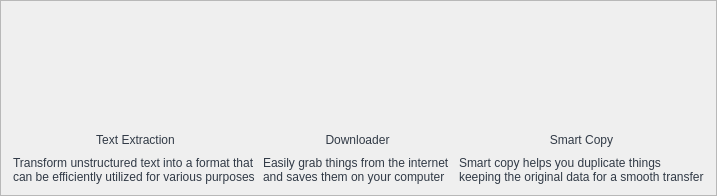
              <widget class="QFrame" name="frame_16">
               <property name="frameShape">
                <enum>QFrame::StyledPanel</enum>
               </property>
               <property name="frameShadow">
                <enum>QFrame::Raised</enum>
               </property>
               <layout class="QGridLayout" name="gridLayout_22">
                <item row="0" column="1" rowspan="2">
                 <layout class="QVBoxLayout" name="verticalLayout_23">
                  <item>
                   <layout class="QHBoxLayout" name="horizontalLayout_20">
                    <item>
                     <spacer name="horizontalSpacer_35">
                      <property name="orientation">
                       <enum>Qt::Horizontal</enum>
                      </property>
                      <property name="sizeHint" stdset="0">
                       <size>
                        <width>18</width>
                        <height>20</height>
                       </size>
                      </property>
                     </spacer>
                    </item>
                    <item>
                     <widget class="QLabel" name="label_40">
                      <property name="minimumSize">
                       <size>
                        <width>111</width>
                        <height>111</height>
                       </size>
                      </property>
                      <property name="maximumSize">
                       <size>
                        <width>111</width>
                        <height>111</height>
                       </size>
                      </property>
                      <property name="styleSheet">
                       <string notr="true">image: url(:/newPrefix/text extraction.png);</string>
                      </property>
                      <property name="text">
                       <string/>
                      </property>
                      <property name="pixmap">
                       <pixmap resource="sidebarresource.qrc">:/newPrefix/icons/text extraction.png</pixmap>
                      </property>
                      <property name="scaledContents">
                       <bool>true</bool>
                      </property>
                     </widget>
                    </item>
                    <item>
                     <spacer name="horizontalSpacer_34">
                      <property name="orientation">
                       <enum>Qt::Horizontal</enum>
                      </property>
                      <property name="sizeHint" stdset="0">
                       <size>
                        <width>18</width>
                        <height>20</height>
                       </size>
                      </property>
                     </spacer>
                    </item>
                   </layout>
                  </item>
                  <item>
                   <layout class="QHBoxLayout" name="horizontalLayout_21">
                    <item>
                     <spacer name="horizontalSpacer_37">
                      <property name="orientation">
                       <enum>Qt::Horizontal</enum>
                      </property>
                      <property name="sizeHint" stdset="0">
                       <size>
                        <width>13</width>
                        <height>20</height>
                       </size>
                      </property>
                     </spacer>
                    </item>
                    <item>
                     <widget class="QPushButton" name="tebtn3">
                      <property name="minimumSize">
                       <size>
                        <width>131</width>
                        <height>21</height>
                       </size>
                      </property>
                      <property name="maximumSize">
                       <size>
                        <width>131</width>
                        <height>21</height>
                       </size>
                      </property>
                      <property name="cursor">
                       <cursorShape>PointingHandCursor</cursorShape>
                      </property>
                      <property name="styleSheet">
                       <string notr="true">QPushButton{color:#313a46;
font: 75 11pt &quot;MS Shell Dlg 2&quot;;
border-radius:10px;}
QPushButton:hover {
	
	color: rgb(82, 197, 251)
}</string>
                      </property>
                      <property name="text">
                       <string>Text Extraction</string>
                      </property>
                      <property name="iconSize">
                       <size>
                        <width>18</width>
                        <height>18</height>
                       </size>
                      </property>
                     </widget>
                    </item>
                    <item>
                     <spacer name="horizontalSpacer_36">
                      <property name="orientation">
                       <enum>Qt::Horizontal</enum>
                      </property>
                      <property name="sizeHint" stdset="0">
                       <size>
                        <width>13</width>
                        <height>20</height>
                       </size>
                      </property>
                     </spacer>
                    </item>
                   </layout>
                  </item>
                  <item>
                   <layout class="QVBoxLayout" name="verticalLayout_22">
                    <property name="spacing">
                     <number>0</number>
                    </property>
                    <item>
                     <widget class="QLabel" name="label_32">
                      <property name="font">
                       <font>
                        <family>MS Shell Dlg 2</family>
                        <pointsize>9</pointsize>
                        <weight>50</weight>
                        <italic>false</italic>
                        <bold>false</bold>
                       </font>
                      </property>
                      <property name="styleSheet">
                       <string notr="true">color:#313a46;
font: 9pt &quot;MS Shell Dlg 2&quot;;</string>
                      </property>
                      <property name="text">
                       <string>Transform unstructured text into a format that </string>
                      </property>
                     </widget>
                    </item>
                    <item>
                     <widget class="QLabel" name="label_36">
                      <property name="font">
                       <font>
                        <family>MS Shell Dlg 2</family>
                        <pointsize>9</pointsize>
                        <weight>50</weight>
                        <italic>false</italic>
                        <bold>false</bold>
                       </font>
                      </property>
                      <property name="styleSheet">
                       <string notr="true">color:#313a46;
font: 9pt &quot;MS Shell Dlg 2&quot;;</string>
                      </property>
                      <property name="text">
                       <string>can be efficiently utilized for various purposes</string>
                      </property>
                     </widget>
                    </item>
                   </layout>
                  </item>
                 </layout>
                </item>
                <item row="0" column="2" rowspan="2">
                 <spacer name="horizontalSpacer_47">
                  <property name="orientation">
                   <enum>Qt::Horizontal</enum>
                  </property>
                  <property name="sizeHint" stdset="0">
                   <size>
                    <width>0</width>
                    <height>20</height>
                   </size>
                  </property>
                 </spacer>
                </item>
                <item row="0" column="3" rowspan="2">
                 <layout class="QVBoxLayout" name="verticalLayout_25">
                  <item>
                   <layout class="QHBoxLayout" name="horizontalLayout_22">
                    <item>
                     <spacer name="horizontalSpacer_39">
                      <property name="orientation">
                       <enum>Qt::Horizontal</enum>
                      </property>
                      <property name="sizeHint" stdset="0">
                       <size>
                        <width>13</width>
                        <height>20</height>
                       </size>
                      </property>
                     </spacer>
                    </item>
                    <item>
                     <widget class="QLabel" name="label_41">
                      <property name="minimumSize">
                       <size>
                        <width>111</width>
                        <height>111</height>
                       </size>
                      </property>
                      <property name="maximumSize">
                       <size>
                        <width>111</width>
                        <height>111</height>
                       </size>
                      </property>
                      <property name="styleSheet">
                       <string notr="true">image: url(:/newPrefix/downloader.png);</string>
                      </property>
                      <property name="text">
                       <string/>
                      </property>
                      <property name="pixmap">
                       <pixmap resource="sidebarresource.qrc">:/newPrefix/icons/downloader1.png</pixmap>
                      </property>
                      <property name="scaledContents">
                       <bool>true</bool>
                      </property>
                     </widget>
                    </item>
                    <item>
                     <spacer name="horizontalSpacer_38">
                      <property name="orientation">
                       <enum>Qt::Horizontal</enum>
                      </property>
                      <property name="sizeHint" stdset="0">
                       <size>
                        <width>13</width>
                        <height>20</height>
                       </size>
                      </property>
                     </spacer>
                    </item>
                   </layout>
                  </item>
                  <item>
                   <layout class="QHBoxLayout" name="horizontalLayout_23">
                    <item>
                     <spacer name="horizontalSpacer_40">
                      <property name="orientation">
                       <enum>Qt::Horizontal</enum>
                      </property>
                      <property name="sizeHint" stdset="0">
                       <size>
                        <width>13</width>
                        <height>20</height>
                       </size>
                      </property>
                     </spacer>
                    </item>
                    <item>
                     <widget class="QPushButton" name="downbtn3">
                      <property name="minimumSize">
                       <size>
                        <width>101</width>
                        <height>21</height>
                       </size>
                      </property>
                      <property name="maximumSize">
                       <size>
                        <width>101</width>
                        <height>21</height>
                       </size>
                      </property>
                      <property name="cursor">
                       <cursorShape>PointingHandCursor</cursorShape>
                      </property>
                      <property name="styleSheet">
                       <string notr="true">QPushButton{color:#313a46;
font: 75 11pt &quot;MS Shell Dlg 2&quot;;
border-radius:10px;}
QPushButton:hover {
	
	color: rgb(82, 197, 251)
}</string>
                      </property>
                      <property name="text">
                       <string>Downloader</string>
                      </property>
                      <property name="iconSize">
                       <size>
                        <width>18</width>
                        <height>18</height>
                       </size>
                      </property>
                     </widget>
                    </item>
                    <item>
                     <spacer name="horizontalSpacer_41">
                      <property name="orientation">
                       <enum>Qt::Horizontal</enum>
                      </property>
                      <property name="sizeHint" stdset="0">
                       <size>
                        <width>13</width>
                        <height>20</height>
                       </size>
                      </property>
                     </spacer>
                    </item>
                   </layout>
                  </item>
                  <item>
                   <layout class="QVBoxLayout" name="verticalLayout_24">
                    <property name="spacing">
                     <number>0</number>
                    </property>
                    <item>
                     <widget class="QLabel" name="label_33">
                      <property name="font">
                       <font>
                        <family>MS Shell Dlg 2</family>
                        <pointsize>9</pointsize>
                        <weight>50</weight>
                        <italic>false</italic>
                        <bold>false</bold>
                       </font>
                      </property>
                      <property name="styleSheet">
                       <string notr="true">color:#313a46;
font: 9pt &quot;MS Shell Dlg 2&quot;;</string>
                      </property>
                      <property name="text">
                       <string>Easily grab things from the internet </string>
                      </property>
                     </widget>
                    </item>
                    <item>
                     <widget class="QLabel" name="label_37">
                      <property name="font">
                       <font>
                        <family>MS Shell Dlg 2</family>
                        <pointsize>9</pointsize>
                        <weight>50</weight>
                        <italic>false</italic>
                        <bold>false</bold>
                       </font>
                      </property>
                      <property name="styleSheet">
                       <string notr="true">color:#313a46;
font: 9pt &quot;MS Shell Dlg 2&quot;;</string>
                      </property>
                      <property name="text">
                       <string>and saves them on your computer</string>
                      </property>
                     </widget>
                    </item>
                   </layout>
                  </item>
                 </layout>
                </item>
                <item row="0" column="4" rowspan="2">
                 <spacer name="horizontalSpacer_49">
                  <property name="orientation">
                   <enum>Qt::Horizontal</enum>
                  </property>
                  <property name="sizeHint" stdset="0">
                   <size>
                    <width>1</width>
                    <height>20</height>
                   </size>
                  </property>
                 </spacer>
                </item>
                <item row="0" column="5" rowspan="2">
                 <layout class="QVBoxLayout" name="verticalLayout_27">
                  <item>
                   <layout class="QHBoxLayout" name="horizontalLayout_24">
                    <item>
                     <spacer name="horizontalSpacer_43">
                      <property name="orientation">
                       <enum>Qt::Horizontal</enum>
                      </property>
                      <property name="sizeHint" stdset="0">
                       <size>
                        <width>13</width>
                        <height>20</height>
                       </size>
                      </property>
                     </spacer>
                    </item>
                    <item>
                     <widget class="QLabel" name="label_42">
                      <property name="minimumSize">
                       <size>
                        <width>111</width>
                        <height>111</height>
                       </size>
                      </property>
                      <property name="maximumSize">
                       <size>
                        <width>111</width>
                        <height>111</height>
                       </size>
                      </property>
                      <property name="styleSheet">
                       <string notr="true">image: url(:/newPrefix/copy.png);</string>
                      </property>
                      <property name="text">
                       <string/>
                      </property>
                      <property name="pixmap">
                       <pixmap resource="sidebarresource.qrc">:/newPrefix/icons/copy.png</pixmap>
                      </property>
                      <property name="scaledContents">
                       <bool>true</bool>
                      </property>
                     </widget>
                    </item>
                    <item>
                     <spacer name="horizontalSpacer_42">
                      <property name="orientation">
                       <enum>Qt::Horizontal</enum>
                      </property>
                      <property name="sizeHint" stdset="0">
                       <size>
                        <width>13</width>
                        <height>20</height>
                       </size>
                      </property>
                     </spacer>
                    </item>
                   </layout>
                  </item>
                  <item>
                   <layout class="QHBoxLayout" name="horizontalLayout_25">
                    <item>
                     <spacer name="horizontalSpacer_44">
                      <property name="orientation">
                       <enum>Qt::Horizontal</enum>
                      </property>
                      <property name="sizeHint" stdset="0">
                       <size>
                        <width>13</width>
                        <height>20</height>
                       </size>
                      </property>
                     </spacer>
                    </item>
                    <item>
                     <widget class="QPushButton" name="copybtn3">
                      <property name="minimumSize">
                       <size>
                        <width>91</width>
                        <height>21</height>
                       </size>
                      </property>
                      <property name="maximumSize">
                       <size>
                        <width>91</width>
                        <height>21</height>
                       </size>
                      </property>
                      <property name="cursor">
                       <cursorShape>PointingHandCursor</cursorShape>
                      </property>
                      <property name="styleSheet">
                       <string notr="true">QPushButton{color:#313a46;
font: 75 11pt &quot;MS Shell Dlg 2&quot;;
border-radius:10px;}
QPushButton:hover {
	
	color: rgb(82, 197, 251)
}</string>
                      </property>
                      <property name="text">
                       <string>Smart Copy</string>
                      </property>
                      <property name="iconSize">
                       <size>
                        <width>18</width>
                        <height>18</height>
                       </size>
                      </property>
                     </widget>
                    </item>
                    <item>
                     <spacer name="horizontalSpacer_45">
                      <property name="orientation">
                       <enum>Qt::Horizontal</enum>
                      </property>
                      <property name="sizeHint" stdset="0">
                       <size>
                        <width>13</width>
                        <height>20</height>
                       </size>
                      </property>
                     </spacer>
                    </item>
                   </layout>
                  </item>
                  <item>
                   <layout class="QVBoxLayout" name="verticalLayout_26">
                    <property name="spacing">
                     <number>0</number>
                    </property>
                    <item>
                     <widget class="QLabel" name="label_34">
                      <property name="font">
                       <font>
                        <family>MS Shell Dlg 2</family>
                        <pointsize>9</pointsize>
                        <weight>50</weight>
                        <italic>false</italic>
                        <bold>false</bold>
                       </font>
                      </property>
                      <property name="styleSheet">
                       <string notr="true">color:#313a46;
font: 9pt &quot;MS Shell Dlg 2&quot;;</string>
                      </property>
                      <property name="text">
                       <string>Smart copy helps you duplicate things </string>
                      </property>
                     </widget>
                    </item>
                    <item>
                     <widget class="QLabel" name="label_38">
                      <property name="font">
                       <font>
                        <family>MS Shell Dlg 2</family>
                        <pointsize>9</pointsize>
                        <weight>50</weight>
                        <italic>false</italic>
                        <bold>false</bold>
                       </font>
                      </property>
                      <property name="styleSheet">
                       <string notr="true">color:#313a46;
font: 9pt &quot;MS Shell Dlg 2&quot;;</string>
                      </property>
                      <property name="text">
                       <string>keeping the original data for a smooth transfer</string>
                      </property>
                     </widget>
                    </item>
                   </layout>
                  </item>
                 </layout>
                </item>
                <item row="0" column="6">
                 <spacer name="horizontalSpacer_48">
                  <property name="orientation">
                   <enum>Qt::Horizontal</enum>
                  </property>
                  <property name="sizeHint" stdset="0">
                   <size>
                    <width>1</width>
                    <height>20</height>
                   </size>
                  </property>
                 </spacer>
                </item>
                <item row="1" column="0">
                 <spacer name="horizontalSpacer_46">
                  <property name="orientation">
                   <enum>Qt::Horizontal</enum>
                  </property>
                  <property name="sizeHint" stdset="0">
                   <size>
                    <width>1</width>
                    <height>20</height>
                   </size>
                  </property>
                 </spacer>
                </item>
               </layout>
              </widget>
